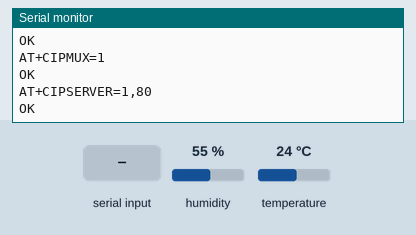
A sketch run on a simulated Arduino Uno, built with avr-gcc and run on an emulated ATmega328P. Shown: the last lines printed to the serial monitor. The test bench sets the inputs (shaded band); at power-on: humidity 55 %, temperature 24 °C. The modem accepts every AT command (registered, SIM ready, sends succeed) and sends nothing else.

Above: at 17.3 s.
17.4 s: humidity set to 22 %
At 19.6 s:
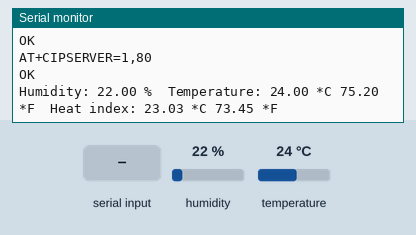
21.6 s: temperature set to 12 °C
At 27.1 s:
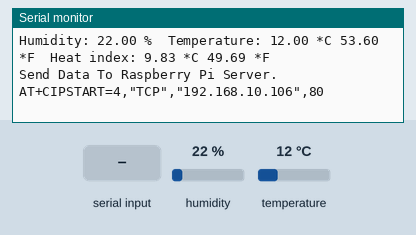
27.8 s: "90,45\n" received over the second serial link
At 29.3 s:
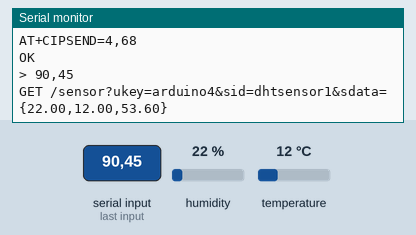
29.8 s: "30,150\n" received over the second serial link
At 31.3 s:
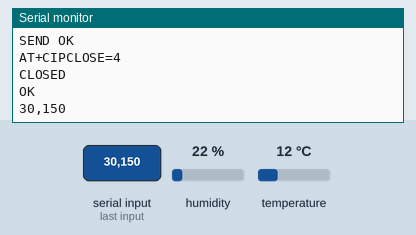
31.9 s: humidity set to 40 %
At 33.6 s:
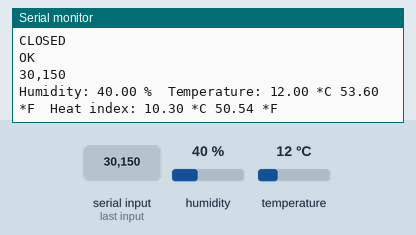
Timing chart, 0 to 34.4 s (numbered marks = the images above; inputs shaded):
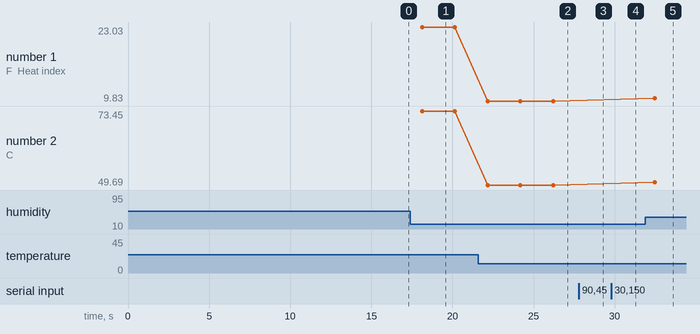

Measured:
- after the input at 17.4 s, the serial monitor: prints a new line after 0.73 s (image 1)
- after the input at 21.6 s, the serial monitor: prints a new line after 0.57 s (image 2)
- after the input at 27.8 s, the serial monitor: prints a new line after 0.57 s (image 3)
- after the input at 29.8 s, the serial monitor: prints a new line after 0.69 s (image 4)
- after the input at 31.9 s, the serial monitor: prints a new line after 0.58 s (image 5)
- plotted number 1: 23.03 → 9.83 after the input at 21.6 s, 9.83 → 10.3 after the input at 31.9 s
- plotted number 2: 73.45 → 49.69 after the input at 21.6 s, 49.69 → 50.54 after the input at 31.9 s

The sketch:

dhtwifi.ino
```cpp
#include "DHT.h"
#include <SoftwareSerial.h>

#define DEBUG true
#define ESPRXPIN 4
#define ESPTXPIN 5
#define DHTPIN 8

#define SEND_DATA_COUNT 5

//#define DHTTYPE DHT11   // DHT 11
#define DHTTYPE DHT22   // DHT 22  (AM2302), AM2321
//#define DHTTYPE DHT21   // DHT 21 (AM2301)

DHT dht(DHTPIN, DHTTYPE);
SoftwareSerial esp8266(ESPRXPIN, ESPTXPIN); // make RX Arduino line is pin 2, make TX Arduino line is pin 3.
                                        // This means that you need to connect the TX line from the esp to the Arduino's pin 2
                                        // and the RX line from the esp to the Arduino's pin 3

float h;  // humidity
float t;  // Celsius temperature
float f;  // Fahrenheit temperature
float hif;  // computeHeatIndex of Celsius temperature
float hic;  // computeHeatIndex of Fahrenheit temperature

int wifiCount;

void setup() {
  // put your setup code here, to run once:
  wifiCount = 0;

  Serial.begin(9600);
  Serial.println("dht sensor & wifi module test.");

  esp8266.begin(9600);

  sendData("AT+RST\r\n",2000,DEBUG); // reset module
  sendData("AT+CIOBAUD?\r\n",2000,DEBUG); // check baudrate (redundant)
  sendData("AT+CWMODE=3\r\n",1000,DEBUG); // configure as access point (working mode: AP+STA)
  sendData("AT+CWLAP\r\n",3000,DEBUG); // list available access points
  sendData("AT+CWJAP=\"wevo\",\"etcho523\"\r\n",5000,DEBUG); // join the access point
  sendData("AT+CIFSR\r\n",1000,DEBUG); // get ip address
  sendData("AT+CIPMUX=1\r\n",1000,DEBUG); // configure for multiple connections
  sendData("AT+CIPSERVER=1,80\r\n",1000,DEBUG); // turn on server on port 80

  dht.begin();
}

void loop() {
  wifiCount++;

  if(esp8266.available()) { // check if the esp is sending a message
    if(esp8266.find("+IPD,")) {
      // get the connection id so that we can then disconnect
      int connectionId = esp8266.read()-48; // subtract 48 because the read() function returns
                                           // the ASCII decimal value and 0 (the first decimal number) starts at 48
      esp8266.find("pin="); // advance cursor to "pin="
      //int pinNumber = (esp8266.read()-48)*10; // get first number i.e. if the pin 13 then the 1st number is 1, then multiply to get 10
      //pinNumber += (esp8266.read()-48); // get second number, i.e. if the pin number is 13 then the 2nd number is 3, then add to the first number
      //digitalWrite(pinNumber, !digitalRead(pinNumber)); // toggle pin

      int pinNumber = (esp8266.read()-48)*10; // get first number i.e. if the pin 13 then the 1st number is 1, then multiply to get 10
      pinNumber += (esp8266.read()-48); // get second number, i.e. if the pin number is 13 then the 2nd number is 3, then add to the first number

      if(pinNumber == 1) {
        Serial.println("connectionId: "+String(connectionId));

        String sendMsg = "AT+CIPSEND=";
        sendMsg += connectionId;
        sendMsg += ",";
        sendMsg += "10";
        sendMsg += "\r\n";
        sendData(sendMsg,1000,DEBUG);
        String msgBlock = "test123456\r\n";
        sendData(msgBlock,1000,DEBUG);

        // make close command
        String closeCommand = "AT+CIPCLOSE=";
        closeCommand+=connectionId; // append connection id
        closeCommand+="\r\n";
        sendData(closeCommand,1000,DEBUG); // close connection
      }
      else {
        Serial.println("connectionId: "+String(connectionId));
        Serial.println("pinNumber: "+String(pinNumber));
      }

    }
  }
  delay(2000);

  // Reading temperature or humidity takes about 250 milliseconds!
  // Sensor readings may also be up to 2 seconds 'old' (its a very slow sensor)
  h = dht.readHumidity();
  // Read temperature as Celsius (the default)
  t = dht.readTemperature();
  // Read temperature as Fahrenheit (isFahrenheit = true)
  f = dht.readTemperature(true);

  // Check if any reads failed and exit early (to try again).
  if (isnan(h) || isnan(t) || isnan(f)) {
    Serial.println("Failed to read from DHT sensor!");
    return;
  }

  // Compute heat index in Fahrenheit (the default)
  hif = dht.computeHeatIndex(f, h);
  // Compute heat index in Celsius (isFahreheit = false)
  hic = dht.computeHeatIndex(t, h, false);

  Serial.print("Humidity: ");
  Serial.print(h);
  Serial.print(" %\t");
  Serial.print("Temperature: ");
  Serial.print(t);
  Serial.print(" *C ");
  Serial.print(f);
  Serial.print(" *F\t");
  Serial.print("Heat index: ");
  Serial.print(hic);
  Serial.print(" *C ");
  Serial.print(hif);
  Serial.println(" *F");

  if (wifiCount == SEND_DATA_COUNT) {
    Serial.println("Send Data To Raspberry Pi Server.");

    sendData("AT+CIPSTART=4,\"TCP\",\"192.168.10.106\",80\r\n",1000,DEBUG);

    String getMethodData = "GET /sensor?ukey=arduino4&sid=dhtsensor1&sdata={";
    getMethodData += String(h);
    getMethodData += ",";
    getMethodData += String(t);
    getMethodData += ",";
    getMethodData += String(f);
    getMethodData += "}\r\n";

    int gLength = getMethodData.indexOf("\n")+1;
    String getMethodLength(gLength);

    sendData("AT+CIPSEND=4,"+getMethodLength+"\r\n",1000,DEBUG);

    sendData(getMethodData,1000,DEBUG);

    sendData("AT+CIPCLOSE=4\r\n",1000,DEBUG);

    wifiCount = 0;
  }
}

/*
* Name: sendData
* Description: Function used to send data to ESP8266.
* Params: command - the data/command to send; timeout - the time to wait for a response; debug - print to Serial window?(true = yes, false = no)
* Returns: The response from the esp8266 (if there is a reponse)
*/
String sendData(String command, const int timeout, boolean debug) {
    Serial.println(command);
    String response = "";
    esp8266.print(command); // send the read character to the esp8266
    long int time = millis();

    while( (time+timeout) > millis()) {
      while(esp8266.available()) {
        // The esp has data so display its output to the serial window
        char c = esp8266.read(); // read the next character.
        response+=c;
      }
    }

    if(debug) {
      Serial.print(response);
    }
    return response;
}
```
